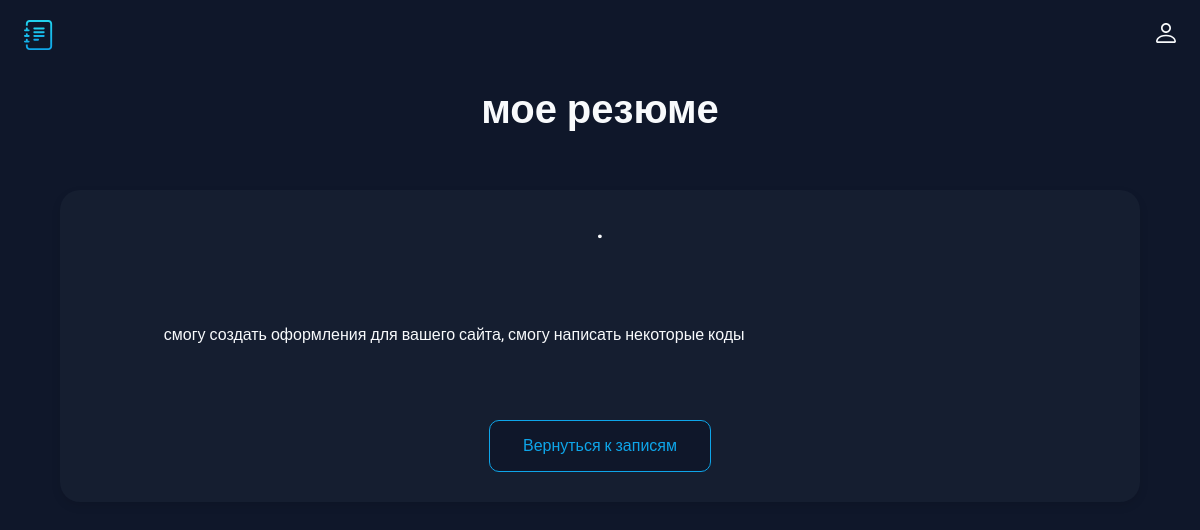
The page /card/2 on the database its author committed.
### main.py (models this page shows, shortened)
class Card(db.Model):
    id = db.Column(db.Integer, primary_key=True)
    title = db.Column(db.String(100), nullable=False)
    subtitle = db.Column(db.String(300), nullable=False)
    text = db.Column(db.Text, nullable=False)

### main.py (the view)
@app.route('/card/<int:id>')
def card(id):
    card = Card.query.get(id)
    return render_template('card.html', card=card)

### templates/card.html (shortened to what this page needs)
<!doctype html>
<html lang="ru">
<head>
  <link rel="stylesheet" href="../static/css/style.css">
</head>
<body>
  <header class="header">
    <img src="../static/img/logo.svg" alt="logo" width="30" height="30">
    <ul class="main-list">
        <li class="list__item">
          <a href="">
            <img src="../static/img/login.svg" alt="login" width="20" height="20">
          </a>
    </ul>
  </header>
  <main class="main">
    {% block content %}
    <h1 class="main__title">{{card.title}}</h1>
    <div class="main__block">
      <h2 class="main__subtitle">{{card.subtitle}}</h2>
      <div class="main__text">
      {{card.text}}
      </div>
      <a class="main__link" href="/">Вернуться к записям</a>
    </div>
  </main>
  {% endblock %}
</body>
</html>

### static/css/style.css (style rules this page uses)
body { margin: 0; padding: 0; font-family: 'Roboto', sans-serif; font-size: 16px; line-height: 20px; background-color: #0F172A; color: #F8FAFC; }
h1, h2, p { margin: 0; }
img { object-fit: contain; }
a { text-decoration: none; color: inherit; transition: 0.2s; }
ul { list-style: none; margin: 0; padding: 0; }
.header { display: flex; justify-content: space-between; align-items: center; padding: 20px 2%; margin-bottom: 30px; }
.main-list { display: flex; align-items: center; gap: 20px; }
.main__title { font-size: 40px; text-align: center; margin-bottom: 70px; }
.main { padding: 0 5%; }
.main__block { background: rgba(30, 41, 59, 0.4); border-radius: 20px; box-shadow: 0px 4px 10px rgba(0, 0, 0, 0.1); padding: 30px 80px; display: flex; flex-direction: column; align-items: center; }
.main__subtitle { text-align: center; margin-bottom: 50px; }
.main__text { line-height: 30px; margin-bottom: 40px; white-space: pre-wrap; align-self: flex-start; }
.main__link { display: block; border: 1px solid rgba(14, 165, 233, 1); background: #0F172A; border-radius: 10px; color: rgba(14, 165, 233, 1); padding: 15px 10px; font: inherit; width: 200px; text-align: center; cursor: pointer; transition: 0.2s; }

### rows shown on the page
Card: title "мое резюме", subtitle ".", text "смогу создать оформления для вашего сайта, смогу написать некоторые коды"
